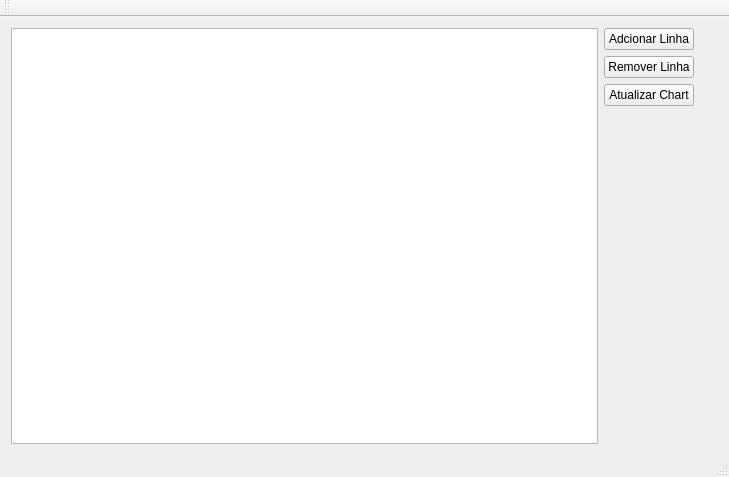
<?xml version="1.0" encoding="UTF-8"?>
<ui version="4.0">
 <class>MainWindow</class>
 <widget class="QMainWindow" name="MainWindow">
  <property name="geometry">
   <rect>
    <x>0</x>
    <y>0</y>
    <width>729</width>
    <height>477</height>
   </rect>
  </property>
  <property name="windowTitle">
   <string>MainWindow</string>
  </property>
  <widget class="QWidget" name="centralWidget">
   <layout class="QGridLayout" name="gridLayout_2">
    <item row="0" column="0">
     <widget class="QTableView" name="tableView"/>
    </item>
    <item row="0" column="1">
     <layout class="QGridLayout" name="gridLayout">
      <item row="1" column="0">
       <widget class="QPushButton" name="pushButton_removeLinha">
        <property name="text">
         <string>Remover Linha</string>
        </property>
       </widget>
      </item>
      <item row="0" column="0">
       <widget class="QPushButton" name="pushButton_addLinha">
        <property name="text">
         <string>Adcionar Linha</string>
        </property>
       </widget>
      </item>
      <item row="2" column="0">
       <widget class="QPushButton" name="pushButton_updateChart">
        <property name="text">
         <string>Atualizar Chart</string>
        </property>
       </widget>
      </item>
      <item row="3" column="0">
       <spacer name="verticalSpacer">
        <property name="orientation">
         <enum>Qt::Vertical</enum>
        </property>
        <property name="sizeHint" stdset="0">
         <size>
          <width>20</width>
          <height>40</height>
         </size>
        </property>
       </spacer>
      </item>
     </layout>
    </item>
    <item row="0" column="2">
     <widget class="QWidget" name="widget" native="true">
      <property name="minimumSize">
       <size>
        <width>18</width>
        <height>0</height>
       </size>
      </property>
     </widget>
    </item>
   </layout>
  </widget>
  <widget class="QMenuBar" name="menuBar">
   <property name="geometry">
    <rect>
     <x>0</x>
     <y>0</y>
     <width>729</width>
     <height>18</height>
    </rect>
   </property>
  </widget>
  <widget class="QToolBar" name="mainToolBar">
   <attribute name="toolBarArea">
    <enum>TopToolBarArea</enum>
   </attribute>
   <attribute name="toolBarBreak">
    <bool>false</bool>
   </attribute>
  </widget>
  <widget class="QStatusBar" name="statusBar"/>
 </widget>
 <layoutdefault spacing="6" margin="11"/>
 <resources/>
 <connections/>
</ui>
